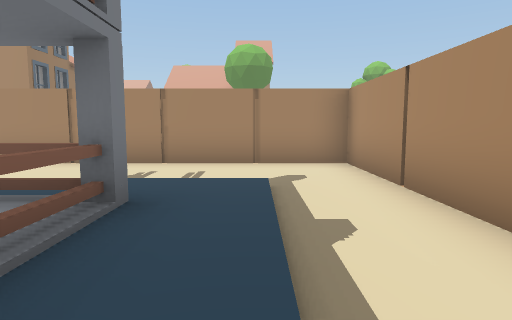
view 1 (above)

24 first-person views from a walk through a scene from a Unity 3-D project. The camera is 1.3 m above the floor, tilts 6° down and sees 75° across. The floor is counted in squares, 2 m on a side. Each view is taken from the middle of a square. On the plan, view 1 faces up. The plan holds only what a view shows up to about 10 squares ahead; the rest is blank. The place goes on beyond the plan.

view 2
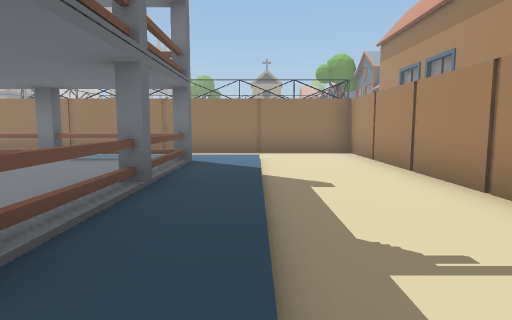

view 3
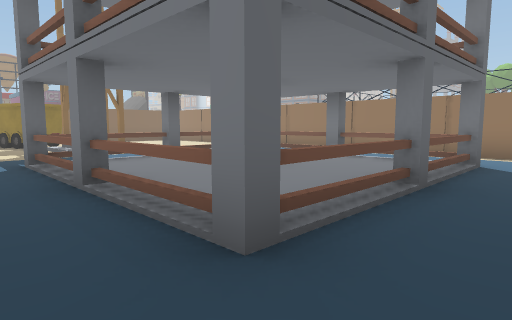

view 4
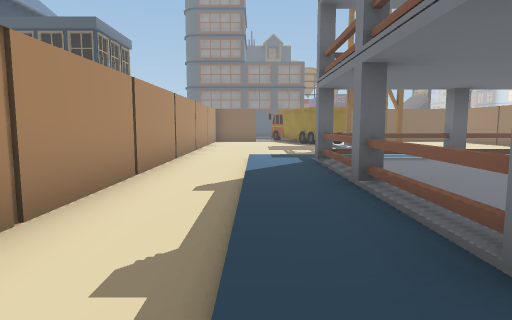

view 5
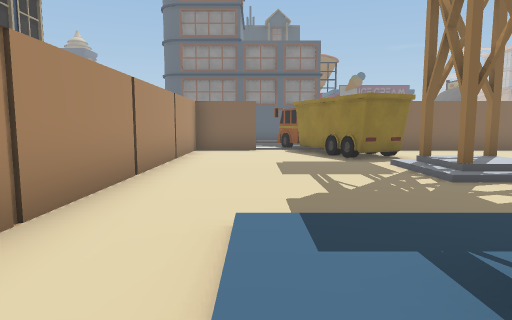

view 6
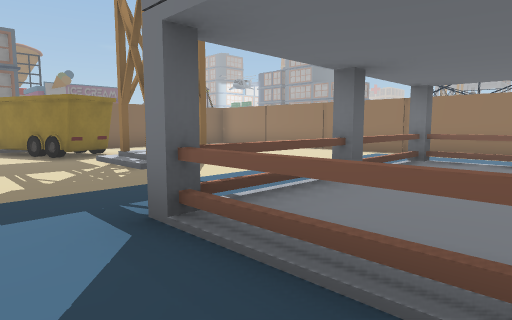

view 7
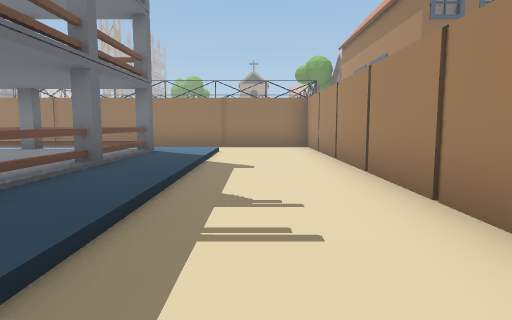

view 8
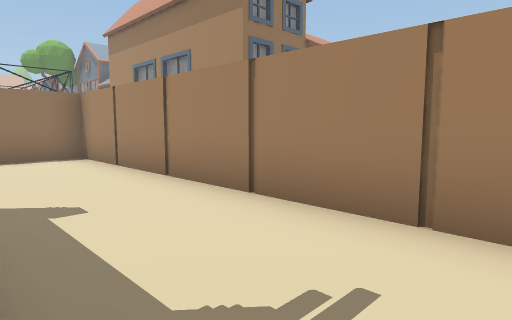

view 9
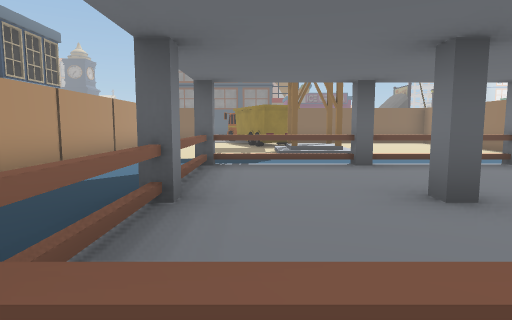

view 10
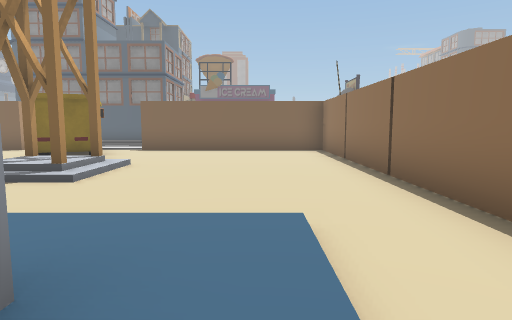

view 11
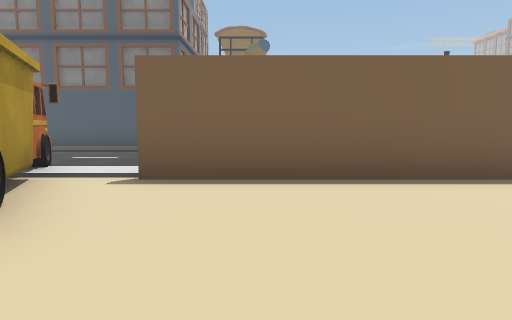

view 12
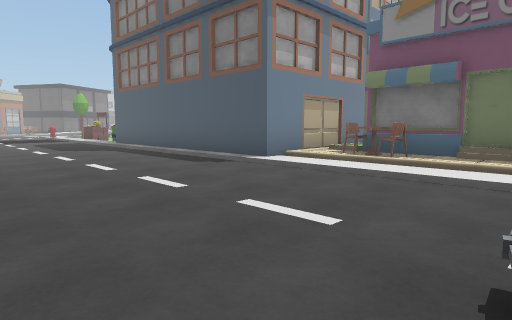

view 13
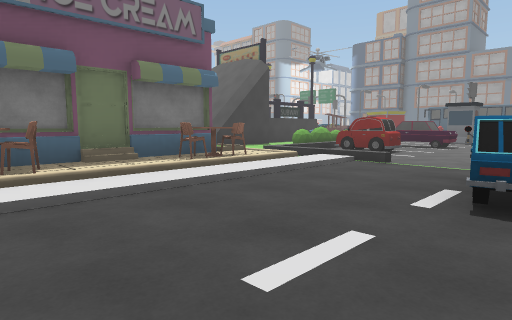

view 14
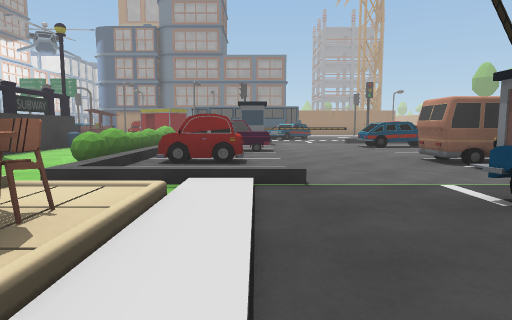

view 15
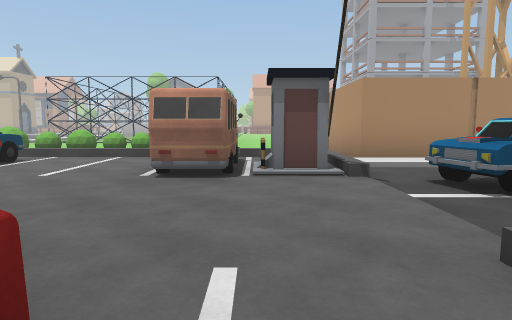

view 16
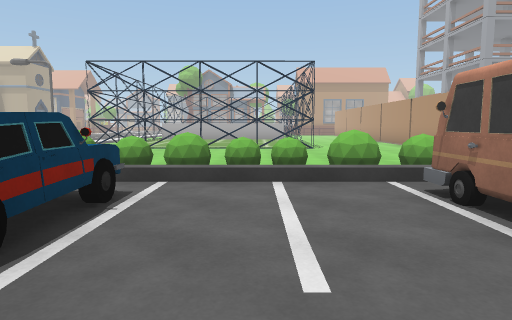

view 17
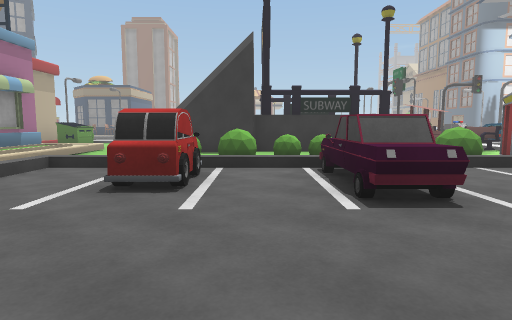

view 18
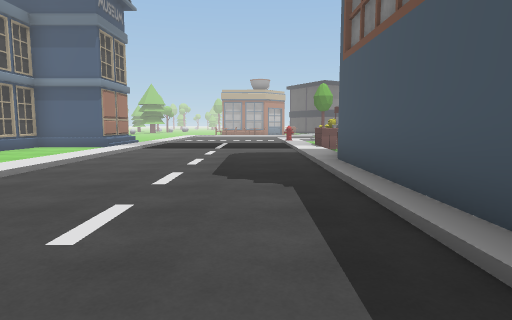

view 19
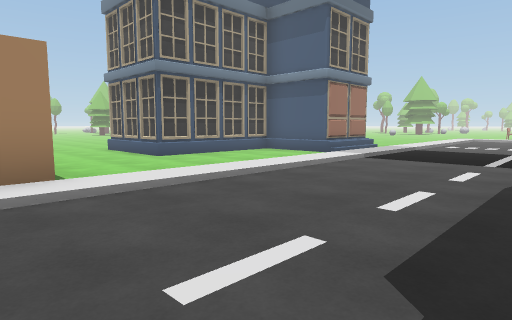

view 20
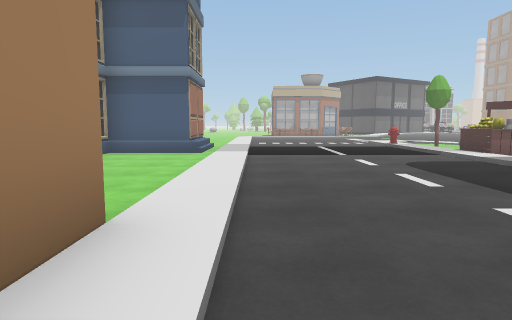

view 21
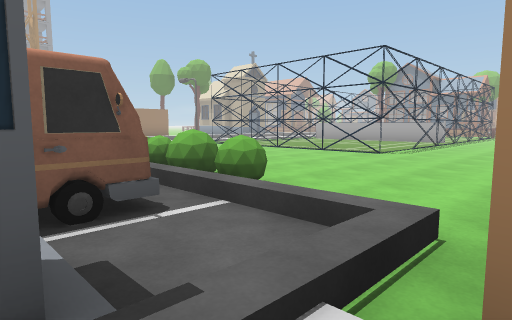

view 22
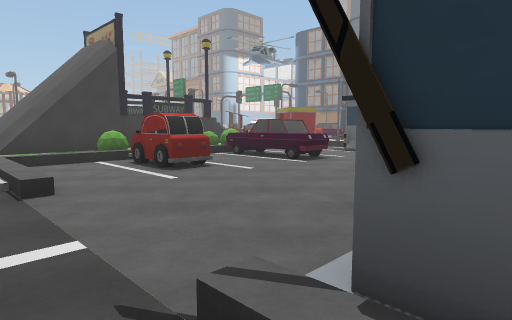

view 23
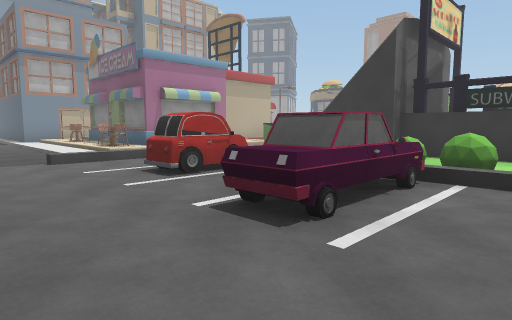

view 24
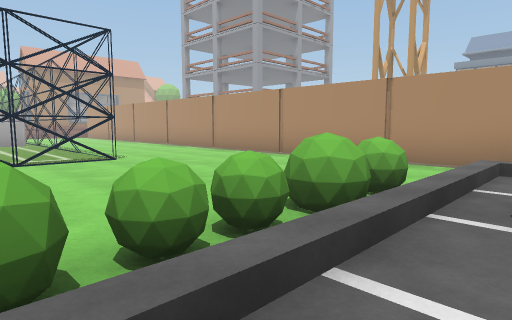

### Floor plan
Key: @ floor where view 1 was taken; # wall or solid block; x gap in a wall; . main floor; : floor 0.25 m higher than the main floor; / step, stairs or slope; = window, fence, low wall or low ledge; T thing the floor can be seen under or through; O other object.
Columns run from 16 left of view 1 to 10 right of it. Each row starts with its distance up from view 1.
 12           O
 11           O
 10            O
  9      OOO   O
  8      OOOOOOO
  7        ############
  6        #..........#
  5        #..........#
  4        #.////////.#
  3        # :#::=:#/.#
  2        # :#==:=#/.#
  1        # :#:::=#/.#
  0     .. # :x:#::x@.#
 -1     .. # :T:::=#/.#
 -2     ...#.:TTTT##/.#
 -3     ...#.:::::::/.#
 -4     ...#..........#
 -5 .......#..........# ..
 -6 .......#....##....#..#
 -7 .......#....##....#..##
 -8 .......#......O...#..O###
 -9 OOO.O..#.....OO...#.....#
-10 O///O//#......O...#.....###
-11 O...OO/######/OOx##////////
-12 O...O##///////O ///////////
-13 O...O./OOO.................
-14 .......OO..................
-15 ...........................
-16 ..O...////////////////////
-17 ..O.O.//##/######## # .#x
-18 ..O/////######
-19 OOOOO../#    #
-20  ....../#    #
-21 =....../#    OO
-22 ####/////    O

Positions as (right, up) in squares from view 1, and headings:
1: (0, 0), facing up
2: (0, 4), facing left
3: (0, 4), facing down-left
4: (0, 4), facing down
5: (0, -1), facing down
6: (0, 0), facing down-left
7: (1, 5), facing left
8: (-1, 4), facing up-left
9: (-2, 3), facing down
10: (-7, -1), facing down
11: (-5, -7), facing down
12: (-7, -12), facing down-right
13: (-4, -13), facing down-left
14: (-6, -16), facing left
15: (-11, -17), facing up
16: (-14, -14), facing up
17: (-13, -13), facing down
18: (-2, -15), facing right
19: (1, -15), facing up-right
20: (0, -12), facing right
21: (-9, -12), facing up-left
22: (-9, -12), facing down-left
23: (-16, -14), facing down-right
24: (-15, -11), facing up-right
